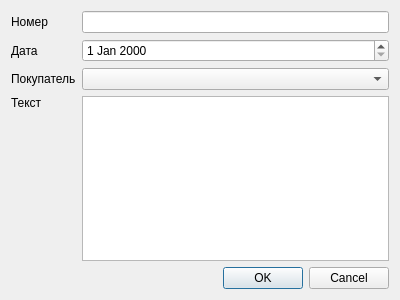
<?xml version="1.0" encoding="UTF-8"?>
<ui version="4.0">
 <class>DialogContractSale</class>
 <widget class="QDialog" name="DialogContractSale">
  <property name="geometry">
   <rect>
    <x>0</x>
    <y>0</y>
    <width>400</width>
    <height>300</height>
   </rect>
  </property>
  <property name="windowTitle">
   <string>Договор продажи</string>
  </property>
  <layout class="QGridLayout" name="gridLayout">
   <item row="0" column="0" colspan="2">
    <widget class="QLabel" name="label">
     <property name="text">
      <string>Номер</string>
     </property>
    </widget>
   </item>
   <item row="0" column="2">
    <widget class="QLineEdit" name="lineEditId">
     <property name="readOnly">
      <bool>true</bool>
     </property>
    </widget>
   </item>
   <item row="1" column="0" colspan="2">
    <widget class="QLabel" name="label_2">
     <property name="text">
      <string>Дата</string>
     </property>
    </widget>
   </item>
   <item row="1" column="2">
    <widget class="QDateEdit" name="dateEditDate"/>
   </item>
   <item row="2" column="0" colspan="2">
    <widget class="QLabel" name="label_3">
     <property name="text">
      <string>Покупатель</string>
     </property>
    </widget>
   </item>
   <item row="2" column="2">
    <widget class="QComboBox" name="comboBoxClient"/>
   </item>
   <item row="3" column="0" rowspan="2" colspan="2">
    <widget class="QLabel" name="label_4">
     <property name="text">
      <string>Текст</string>
     </property>
     <property name="alignment">
      <set>Qt::AlignLeading|Qt::AlignLeft|Qt::AlignTop</set>
     </property>
    </widget>
   </item>
   <item row="3" column="2">
    <widget class="QTextEdit" name="textEditText"/>
   </item>
   <item row="4" column="1" colspan="2">
    <widget class="QDialogButtonBox" name="buttonBox">
     <property name="orientation">
      <enum>Qt::Horizontal</enum>
     </property>
     <property name="standardButtons">
      <set>QDialogButtonBox::Cancel|QDialogButtonBox::Ok</set>
     </property>
    </widget>
   </item>
  </layout>
 </widget>
 <resources/>
 <connections>
  <connection>
   <sender>buttonBox</sender>
   <signal>accepted()</signal>
   <receiver>DialogContractSale</receiver>
   <slot>accept()</slot>
   <hints>
    <hint type="sourcelabel">
     <x>248</x>
     <y>254</y>
    </hint>
    <hint type="destinationlabel">
     <x>157</x>
     <y>274</y>
    </hint>
   </hints>
  </connection>
  <connection>
   <sender>buttonBox</sender>
   <signal>rejected()</signal>
   <receiver>DialogContractSale</receiver>
   <slot>reject()</slot>
   <hints>
    <hint type="sourcelabel">
     <x>316</x>
     <y>260</y>
    </hint>
    <hint type="destinationlabel">
     <x>286</x>
     <y>274</y>
    </hint>
   </hints>
  </connection>
 </connections>
</ui>
